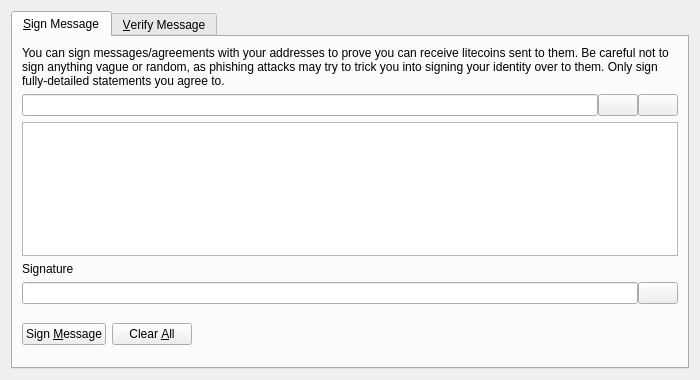
<?xml version="1.0" encoding="UTF-8"?>
<ui version="4.0">
 <class>SignVerifyMessageDialog</class>
 <widget class="QDialog" name="SignVerifyMessageDialog">
  <property name="geometry">
   <rect>
    <x>0</x>
    <y>0</y>
    <width>700</width>
    <height>380</height>
   </rect>
  </property>
  <property name="windowTitle">
   <string>Signatures - Sign / Verify a Message</string>
  </property>
  <property name="modal">
   <bool>true</bool>
  </property>
  <layout class="QVBoxLayout" name="verticalLayout">
   <item>
    <widget class="QTabWidget" name="tabWidget">
     <property name="currentIndex">
      <number>0</number>
     </property>
     <widget class="QWidget" name="tabSignMessage">
      <attribute name="title">
       <string>&amp;Sign Message</string>
      </attribute>
      <layout class="QVBoxLayout" name="verticalLayout_SM">
       <item>
        <widget class="QLabel" name="infoLabel_SM">
         <property name="text">
          <string>You can sign messages/agreements with your addresses to prove you can receive litecoins sent to them. Be careful not to sign anything vague or random, as phishing attacks may try to trick you into signing your identity over to them. Only sign fully-detailed statements you agree to.</string>
         </property>
         <property name="textFormat">
          <enum>Qt::PlainText</enum>
         </property>
         <property name="wordWrap">
          <bool>true</bool>
         </property>
        </widget>
       </item>
       <item>
        <layout class="QHBoxLayout" name="horizontalLayout_1_SM">
         <property name="spacing">
          <number>0</number>
         </property>
         <item>
          <widget class="QValidatedLineEdit" name="addressIn_SM">
           <property name="toolTip">
            <string>The e-Gulden address to sign the message with</string>
           </property>
          </widget>
         </item>
         <item>
          <widget class="QPushButton" name="addressBookButton_SM">
           <property name="toolTip">
            <string>Choose previously used address</string>
           </property>
           <property name="text">
            <string/>
           </property>
           <property name="icon">
            <iconset resource="../bitcoin.qrc">
             <normaloff>:/icons/address-book</normaloff>:/icons/address-book</iconset>
           </property>
           <property name="shortcut">
            <string>Alt+A</string>
           </property>
           <property name="autoDefault">
            <bool>false</bool>
           </property>
          </widget>
         </item>
         <item>
          <widget class="QPushButton" name="pasteButton_SM">
           <property name="toolTip">
            <string>Paste address from clipboard</string>
           </property>
           <property name="text">
            <string/>
           </property>
           <property name="icon">
            <iconset resource="../bitcoin.qrc">
             <normaloff>:/icons/editpaste</normaloff>:/icons/editpaste</iconset>
           </property>
           <property name="shortcut">
            <string>Alt+P</string>
           </property>
           <property name="autoDefault">
            <bool>false</bool>
           </property>
          </widget>
         </item>
        </layout>
       </item>
       <item>
        <widget class="QPlainTextEdit" name="messageIn_SM">
         <property name="toolTip">
          <string>Enter the message you want to sign here</string>
         </property>
        </widget>
       </item>
       <item>
        <widget class="QLabel" name="signatureLabel_SM">
         <property name="text">
          <string>Signature</string>
         </property>
         <property name="textFormat">
          <enum>Qt::PlainText</enum>
         </property>
        </widget>
       </item>
       <item>
        <layout class="QHBoxLayout" name="horizontalLayout_2_SM">
         <property name="spacing">
          <number>0</number>
         </property>
         <item>
          <widget class="QLineEdit" name="signatureOut_SM">
           <property name="font">
            <font>
             <italic>true</italic>
            </font>
           </property>
           <property name="readOnly">
            <bool>true</bool>
           </property>
          </widget>
         </item>
         <item>
          <widget class="QPushButton" name="copySignatureButton_SM">
           <property name="toolTip">
            <string>Copy the current signature to the system clipboard</string>
           </property>
           <property name="text">
            <string/>
           </property>
           <property name="icon">
            <iconset resource="../bitcoin.qrc">
             <normaloff>:/icons/editcopy</normaloff>:/icons/editcopy</iconset>
           </property>
           <property name="autoDefault">
            <bool>false</bool>
           </property>
          </widget>
         </item>
        </layout>
       </item>
       <item>
        <layout class="QHBoxLayout" name="horizontalLayout_3_SM">
         <item>
          <widget class="QPushButton" name="signMessageButton_SM">
           <property name="toolTip">
            <string>Sign the message to prove you own this e-Gulden address</string>
           </property>
           <property name="text">
            <string>Sign &amp;Message</string>
           </property>
           <property name="icon">
            <iconset resource="../bitcoin.qrc">
             <normaloff>:/icons/edit</normaloff>:/icons/edit</iconset>
           </property>
           <property name="autoDefault">
            <bool>false</bool>
           </property>
          </widget>
         </item>
         <item>
          <widget class="QPushButton" name="clearButton_SM">
           <property name="toolTip">
            <string>Reset all sign message fields</string>
           </property>
           <property name="text">
            <string>Clear &amp;All</string>
           </property>
           <property name="icon">
            <iconset resource="../bitcoin.qrc">
             <normaloff>:/icons/remove</normaloff>:/icons/remove</iconset>
           </property>
           <property name="autoDefault">
            <bool>false</bool>
           </property>
          </widget>
         </item>
         <item>
          <spacer name="horizontalSpacer_1_SM">
           <property name="orientation">
            <enum>Qt::Horizontal</enum>
           </property>
           <property name="sizeHint" stdset="0">
            <size>
             <width>40</width>
             <height>48</height>
            </size>
           </property>
          </spacer>
         </item>
         <item>
          <widget class="QLabel" name="statusLabel_SM">
           <property name="font">
            <font>
             <weight>75</weight>
             <bold>true</bold>
            </font>
           </property>
           <property name="text">
            <string/>
           </property>
           <property name="wordWrap">
            <bool>true</bool>
           </property>
          </widget>
         </item>
         <item>
          <spacer name="horizontalSpacer_2_SM">
           <property name="orientation">
            <enum>Qt::Horizontal</enum>
           </property>
           <property name="sizeHint" stdset="0">
            <size>
             <width>40</width>
             <height>48</height>
            </size>
           </property>
          </spacer>
         </item>
        </layout>
       </item>
      </layout>
     </widget>
     <widget class="QWidget" name="tabVerifyMessage">
      <attribute name="title">
       <string>&amp;Verify Message</string>
      </attribute>
      <layout class="QVBoxLayout" name="verticalLayout_VM">
       <item>
        <widget class="QLabel" name="infoLabel_VM">
         <property name="text">
          <string>Enter the receiver's address, message (ensure you copy line breaks, spaces, tabs, etc. exactly) and signature below to verify the message. Be careful not to read more into the signature than what is in the signed message itself, to avoid being tricked by a man-in-the-middle attack. Note that this only proves the signing party receives with the address, it cannot prove sendership of any transaction!</string>
         </property>
         <property name="textFormat">
          <enum>Qt::PlainText</enum>
         </property>
         <property name="alignment">
          <set>Qt::AlignLeading|Qt::AlignLeft|Qt::AlignTop</set>
         </property>
         <property name="wordWrap">
          <bool>true</bool>
         </property>
        </widget>
       </item>
       <item>
        <layout class="QHBoxLayout" name="horizontalLayout_1_VM">
         <property name="spacing">
          <number>0</number>
         </property>
         <item>
          <widget class="QValidatedLineEdit" name="addressIn_VM">
           <property name="toolTip">
            <string>The e-Gulden address the message was signed with</string>
           </property>
          </widget>
         </item>
         <item>
          <widget class="QPushButton" name="addressBookButton_VM">
           <property name="toolTip">
            <string>Choose previously used address</string>
           </property>
           <property name="text">
            <string/>
           </property>
           <property name="icon">
            <iconset resource="../bitcoin.qrc">
             <normaloff>:/icons/address-book</normaloff>:/icons/address-book</iconset>
           </property>
           <property name="shortcut">
            <string>Alt+A</string>
           </property>
           <property name="autoDefault">
            <bool>false</bool>
           </property>
          </widget>
         </item>
        </layout>
       </item>
       <item>
        <widget class="QPlainTextEdit" name="messageIn_VM"/>
       </item>
       <item>
        <widget class="QValidatedLineEdit" name="signatureIn_VM"/>
       </item>
       <item>
        <layout class="QHBoxLayout" name="horizontalLayout_2_VM">
         <item>
          <widget class="QPushButton" name="verifyMessageButton_VM">
           <property name="toolTip">
            <string>Verify the message to ensure it was signed with the specified e-Gulden address</string>
           </property>
           <property name="text">
            <string>Verify &amp;Message</string>
           </property>
           <property name="icon">
            <iconset resource="../bitcoin.qrc">
             <normaloff>:/icons/transaction_0</normaloff>:/icons/transaction_0</iconset>
           </property>
           <property name="autoDefault">
            <bool>false</bool>
           </property>
          </widget>
         </item>
         <item>
          <widget class="QPushButton" name="clearButton_VM">
           <property name="toolTip">
            <string>Reset all verify message fields</string>
           </property>
           <property name="text">
            <string>Clear &amp;All</string>
           </property>
           <property name="icon">
            <iconset resource="../bitcoin.qrc">
             <normaloff>:/icons/remove</normaloff>:/icons/remove</iconset>
           </property>
           <property name="autoDefault">
            <bool>false</bool>
           </property>
          </widget>
         </item>
         <item>
          <spacer name="horizontalSpacer_1_VM">
           <property name="orientation">
            <enum>Qt::Horizontal</enum>
           </property>
           <property name="sizeHint" stdset="0">
            <size>
             <width>40</width>
             <height>48</height>
            </size>
           </property>
          </spacer>
         </item>
         <item>
          <widget class="QLabel" name="statusLabel_VM">
           <property name="font">
            <font>
             <weight>75</weight>
             <bold>true</bold>
            </font>
           </property>
           <property name="text">
            <string/>
           </property>
           <property name="wordWrap">
            <bool>true</bool>
           </property>
          </widget>
         </item>
         <item>
          <spacer name="horizontalSpacer_2_VM">
           <property name="orientation">
            <enum>Qt::Horizontal</enum>
           </property>
           <property name="sizeHint" stdset="0">
            <size>
             <width>40</width>
             <height>48</height>
            </size>
           </property>
          </spacer>
         </item>
        </layout>
       </item>
      </layout>
     </widget>
    </widget>
   </item>
  </layout>
 </widget>
 <customwidgets>
  <customwidget>
   <class>QValidatedLineEdit</class>
   <extends>QLineEdit</extends>
   <header>qvalidatedlineedit.h</header>
  </customwidget>
 </customwidgets>
 <resources>
  <include location="../bitcoin.qrc"/>
 </resources>
 <connections/>
</ui>
